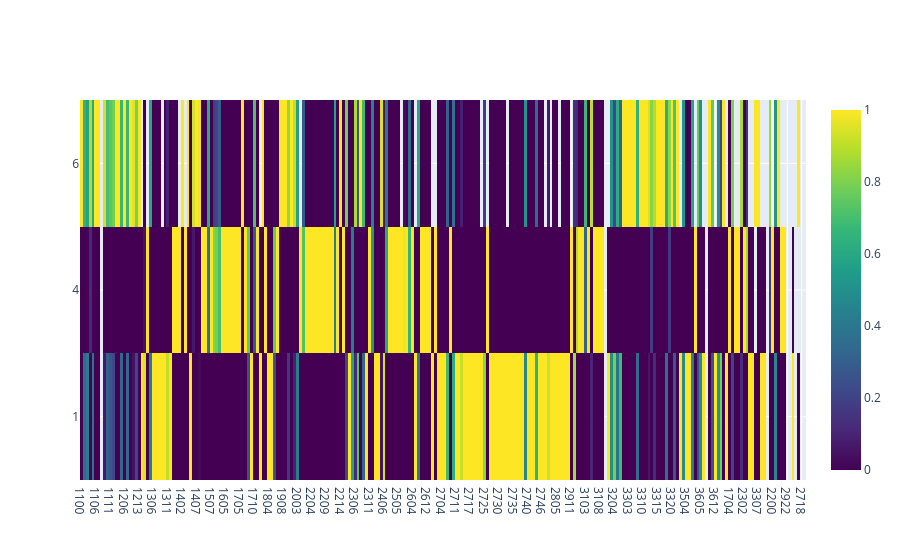

This figure's notebook cell:
### Code cell
# df = df_metric.xs("FR", level=1)
# cluster = 4
df = sc._pos_metric_norm.xs(2003, level=0)

fig = go.Figure(
    data=go.Heatmap(
        z=df.values,
        x=df.columns.astype(str),
        y=df.index.astype(str),
        colorscale="Viridis",
        zmin=0,
        zmax=1,
        )
    )

# fig.update_layout(
#     title="Heatmap",
#     height=10*len(df.columns.astype(str)),
#     # height=40*len(y_labels),
#     xaxis=dict(tickangle=45, automargin=True),
#     yaxis=dict(autorange="reversed", automargin=True)  # keep top-to-bottom ordering
# )

fig.show()

### Figure 1 — Plotly figure (JSON) as saved in the notebook; plotly's stock layout.template omitted (floating-point values rounded to 4 significant figures; data arrays with more than 128 entries replaced by an {"elided": "..."} marker saying what was removed)
{"data": [{"colorscale": [[0, "#440154"], [0.1111, "#482878"], [0.2222, "#3e4989"], [0.3333, "#31688e"], [0.4444, "#26828e"], [0.5556, "#1f9e89"], [0.6667, "#35b779"], [0.7778, "#6ece58"], [0.8889, "#b5de2b"], [1, "#fde725"]], "type": "heatmap", "x": {"elided": "252 str values"}, "y": ["1", "4", "6"], "z": {"elided": "3x252 float values"}, "zmax": 1, "zmin": 0}], "layout": {}}
